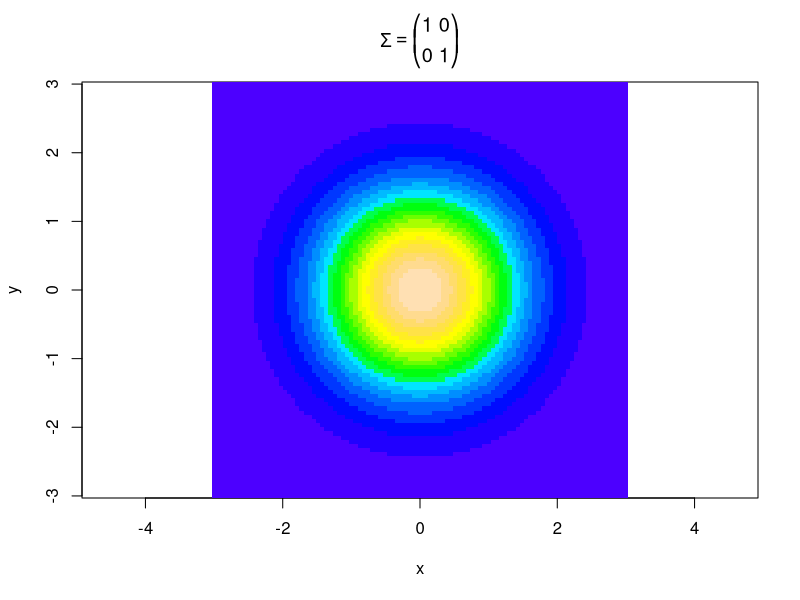
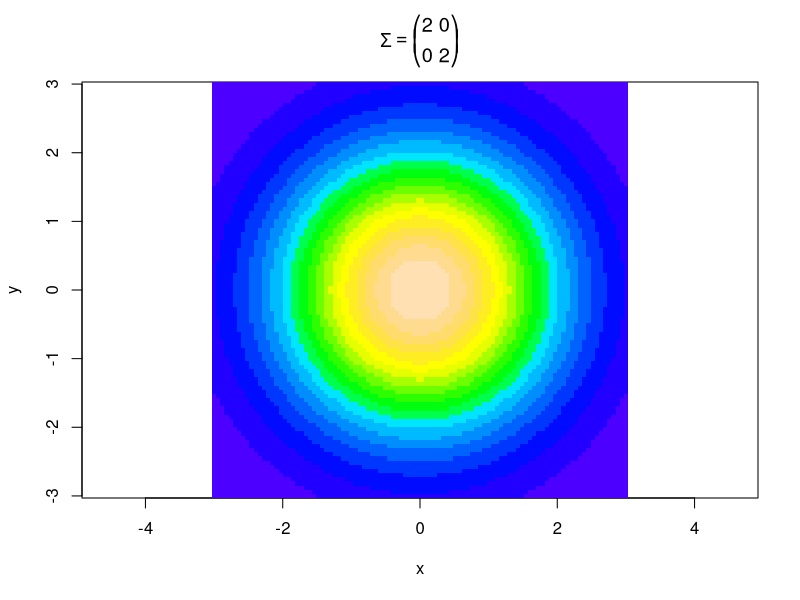
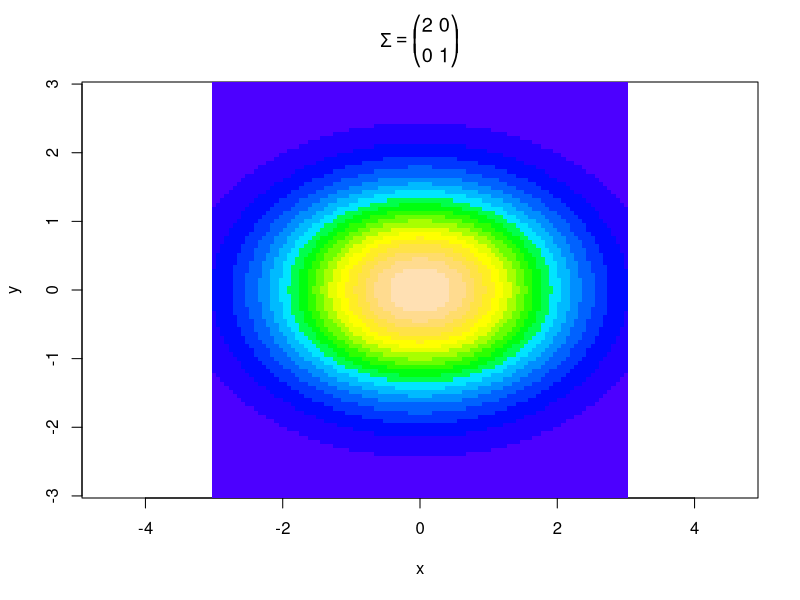
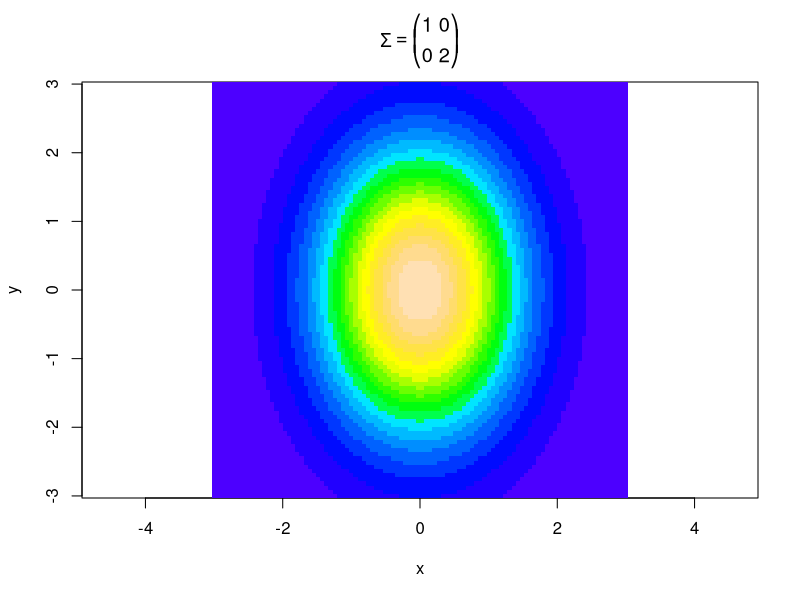
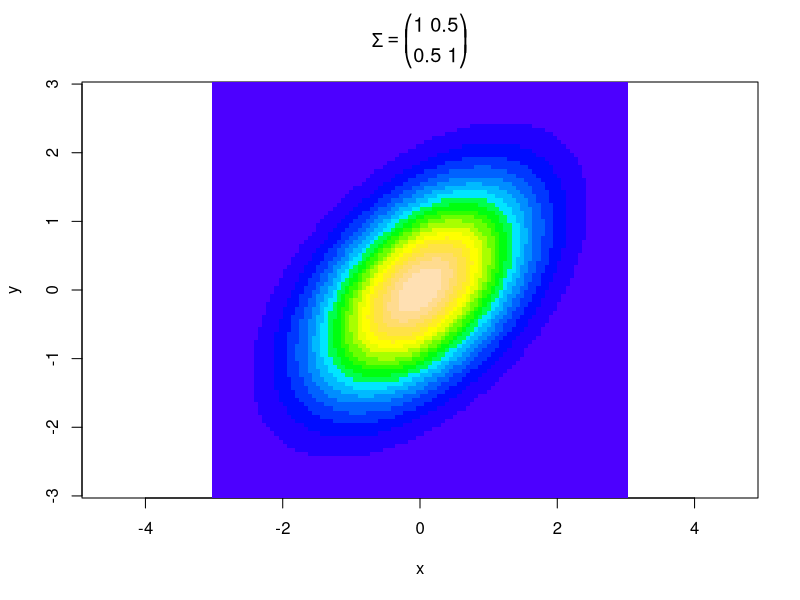
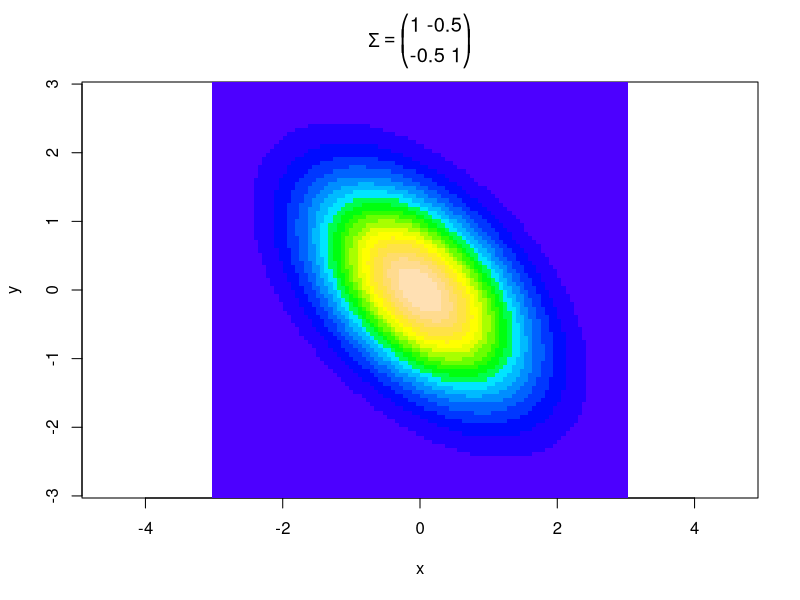

These charts were generated, in order, by the following R code:
if(!require('mvtnorm', quietly = TRUE))
    install.packages("mvtnorm")

x <- seq(-3,3,length.out = 100)
y <- x

sigma <- list(
  sigma1 = c(1,0,0,1),
  sigma2 = c(2,0,0,2),
  sigma3 = c(2,0,0,1),
  sigma4 = c(1,0,0,2),
  sigma5 = c(1,.5,.5,1),
  sigma6 = c(1,-.5,-.5,1)
)

mvnorm_single_plot <- function(x,y,sigma){
  xy <- expand.grid(x,y)
  sig_mat <- matrix(sigma,2,2)
  z <- mvtnorm::dmvnorm(xy,mean = c(0,0),sigma=sig_mat)
  z_mat <- matrix(z,length(x))

  a <- apply(sig_mat,1,paste,collapse=' ')
  exp <- substitute(Sigma==bgroup("(", atop(x,y) ,")"), list(x=a[1],y=a[2]) )

  image(x,y,z_mat,col=topo.colors(20),main=exp , asp=1 )
}
bb <- lapply(sigma, mvnorm_single_plot,x=x,y=y)
